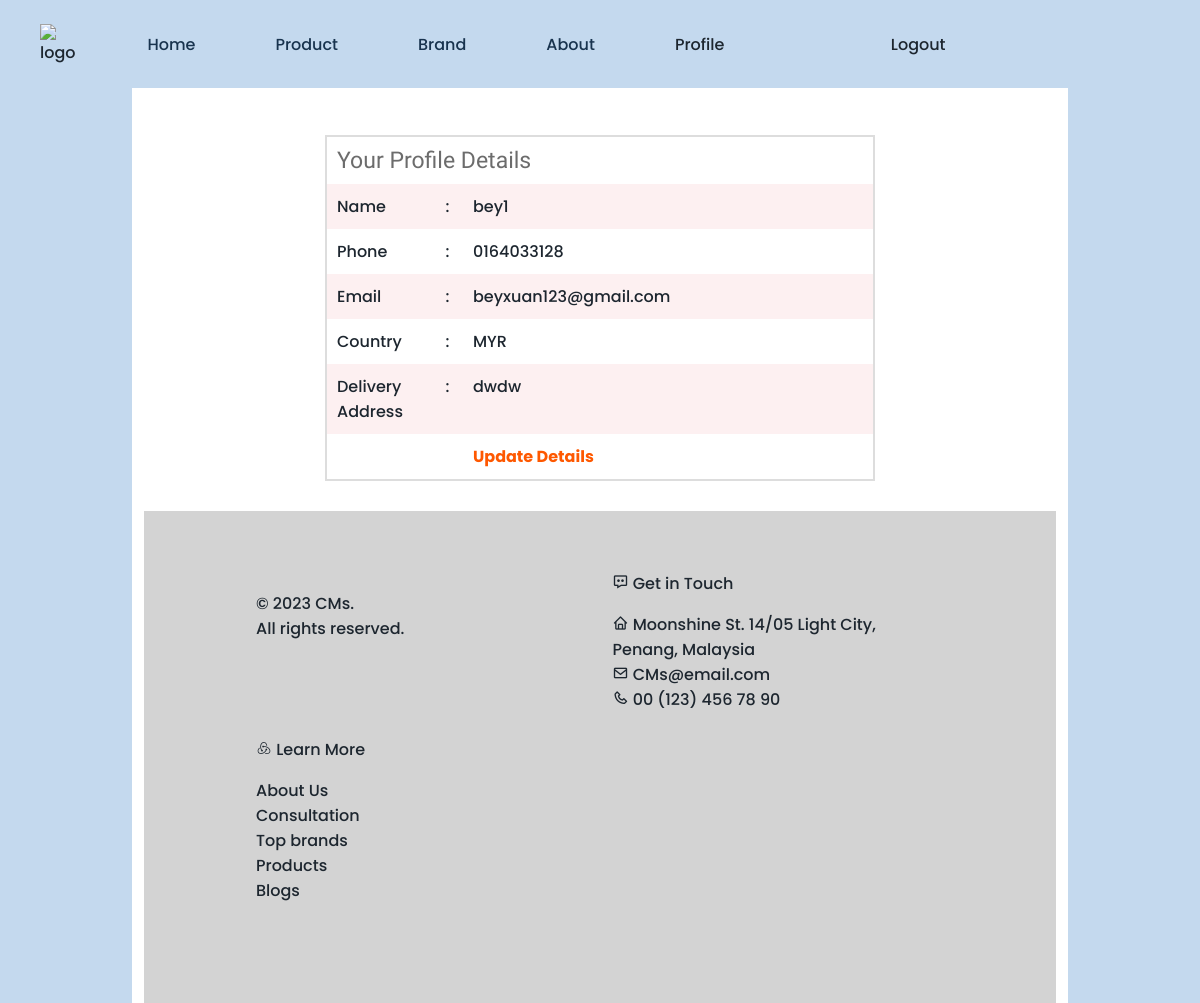
The page /profile.php (signed in) on the database its author committed.
### tables this page shows
CREATE TABLE `tbl_customer` (
  `id` int(11) NOT NULL,
  `name` varchar(255) NOT NULL,
  `address` text NOT NULL,
  `city` varchar(30) NOT NULL,
  `country` varchar(30) NOT NULL,
  `zip` varchar(30) NOT NULL,
  `phone` varchar(30) NOT NULL,
  `email` varchar(255) NOT NULL,
  `pass` varchar(32) NOT NULL
);

### classess/Customer.php (called while the page is built, shortened)
<?php
$filepath = realpath(dirname(__FILE__));
include_once ($filepath.'/../lib/Database.php');
?>
<?php
class Customer{
private $db;
	public function __construct()
	{
		$this->db = new Database();
	}
public function getCustomerData($id){
	$query = "SELECT * FROM tbl_customer WHERE id = '$id'";
		$result = $this->db->select($query);
		return $result;
}
}
?>

### lib/Database.php (called while the page is built, shortened)
<?php
Class Database{
 public $host   = DB_HOST;
 public $user   = DB_USER;
 public $pass   = DB_PASS;
 public $dbname = DB_NAME;
 public $link;
private function connectDB(){
 $this->link = new mysqli($this->host, $this->user, $this->pass,
  $this->dbname);
 }
public function select($query){
  $result = $this->link->query($query) or
   die($this->link->error.__LINE__);
  if($result->num_rows > 0){
    return $result;
  } else {
    return false;
  }
 }
}

### lib/Session.php (called while the page is built, shortened)
<?php
class Session{
 public static function get($key){
  if (isset($_SESSION[$key])) {
   return $_SESSION[$key];
  } else {
   return false;
  }
 }
}
?>

### profile.php (the view, shortened to what this page needs)
<?php include 'inc/orderdetails.php';?>
 <div class="main">
    <div class="content">
    	<div class="section group">
    		<?php
    		$id = Session::get("cmrId");
    		$getdata = $cmr->getCustomerData($id);
    		if ($getdata) {
    			while ($result = $getdata->fetch_assoc()) {
    		 ?>
				<table class="tblone">
					<tr>
						<td colspan="3"><h2>Your Profile Details</h2></td>
					</tr>
					<tr>
						<td width="20%">Name</td>
						<td width="5%">:</td>
						<td><?php echo $result['name'];?></td>
					</tr>
					<tr>
						<td>Phone</td>
						<td>:</td>
						<td><?php echo $result['phone'];?></td>
					</tr>
					<tr>
						<td>Email</td>
						<td>:</td>
						<td><?php echo $result['email'];?></td>
					</tr>
					<tr>
						<td>Country</td>
						<td>:</td>
						<td><?php echo $result['country'];?></td>
					</tr>
					<tr>
						<td>Delivery Address</td>
						<td>:</td>
						<td><?php echo $result['address'];?></td>
					</tr>
					<tr>
						<td></td>
						<td></td>
						<td><a href="editprofile.php">Update Details</a></td>
					</tr>
				</table>
			<?php }} ?>
 		</div>
 	</div>
	</div>
	<?php include 'Footer.php';?>

### css/newstyle.css (style rules this page uses)
html,body,div,span,applet,object,iframe,h1,h2,h3,h4,h5,h6,p,blockquote,pre,a,abbr,acronym,address,big,cite,code,del,dfn,em,img,ins,kbd,q,s,samp,small,strike,strong,sub,sup,tt,var,b,u,i,dl,dt,dd,ol,nav ul,nav li,fieldset,form,label,legend,table,caption,tbody,tfoot,thead,tr,th,td,article,aside,canvas,details,embed,figure,figcaption,footer,header,hgroup,menu,nav,output,ruby,section,summary,time,mark,audio,video { margin:0;padding:0;border:0;font-size:100%;font:inherit;vertical-align:baseline; }
table { border-collapse:collapse;border-spacing:0; }
a { text-decoration:none; }
body { font-family:Arial, Helvetica, sans-serif; }
.section { clear: both; padding: 0px; margin: 0px; }
.group:before, .group:after { content:""; display:table; }
.group:after { clear:both; }
.group { zoom:1; }
.content { padding:20px 0; background:#FFF; }
.content h2 { font-size:23px; color:#6C6C6C; font-family: 'Monda', sans-serif; }
*, *::before, *::after { margin: 0; padding: 0; box-sizing: border-box; }
@media (min-width: 575px) { a { color: inherit; text-decoration: none; } }
.tblone { border: 1px solid #fff; margin-bottom: 12px; width: 100%; }
.tblone td { padding:10px;text-align:center; }
table.tblone tr:nth-child(2n+1) { background:#fff;height:30px; }
table.tblone tr:nth-child(2n) { background:#fdf0f1;height:30px; }
table.tblone a { color: #fe5800; font-weight: bold; text-decoration: none; }

### css/tougle.css (style rules this page uses)
body { margin: 0; font-family: Arial, Helvetica, sans-serif; }

### assets/css/styles.css (style rules this page uses)
:root { --header-height: 3.5rem; --first-color: hsl(195, 100%, 30%); --gradient-color: linear-gradient(90deg, hsl(210, 55%, 20%), hsl(192, 62%, 25%)); --title-color: hsl(210, 52%, 20%); --text-color: hsl(210, 24%, 15%); --white-color: #fff; --body-color: hsl(210, 55%, 85%); --body-font: "Poppins", sans-serif; --second-font: "Lora", serif; --biggest-font-size: 2.25rem; --normal-font-size: .938rem; --small-font-size: .813rem; --font-regular: 400; --font-medium: 500; --font-semi-bold: 600; --z-tooltip: 10; --z-fixed: 100; }
@media screen and (min-width: 1024px) { :root { --biggest-font-size: 4rem; --normal-font-size: 1rem; --small-font-size: .875rem; } }
* { box-sizing: border-box; padding: 0; margin: 0; }
body { font-family: var(--body-font); font-size: var(--normal-font-size); font-weight: var(--font-medium); background-color: var(--body-color); color: var(--text-color); }
a { text-decoration: none; }
.main { overflow: hidden; }

### footer.css (style rules this page uses)
*, *::before, *::after { margin: 0; padding: 0; box-sizing: border-box; }
@media (min-width: 575px) { a { color: inherit; text-decoration: none; } }

### profile.php (style rules this page uses)
.tblone { width: 550px;margin: 0 auto;border: 2px solid #ddd;margin-bottom: 10px; }
.tblone tr td { text-align: justify; }

### rows shown on the page
tbl_customer: name "bey1", phone "0164033128", email "beyxuan123@gmail.com", country "MYR", address "dwdw"
